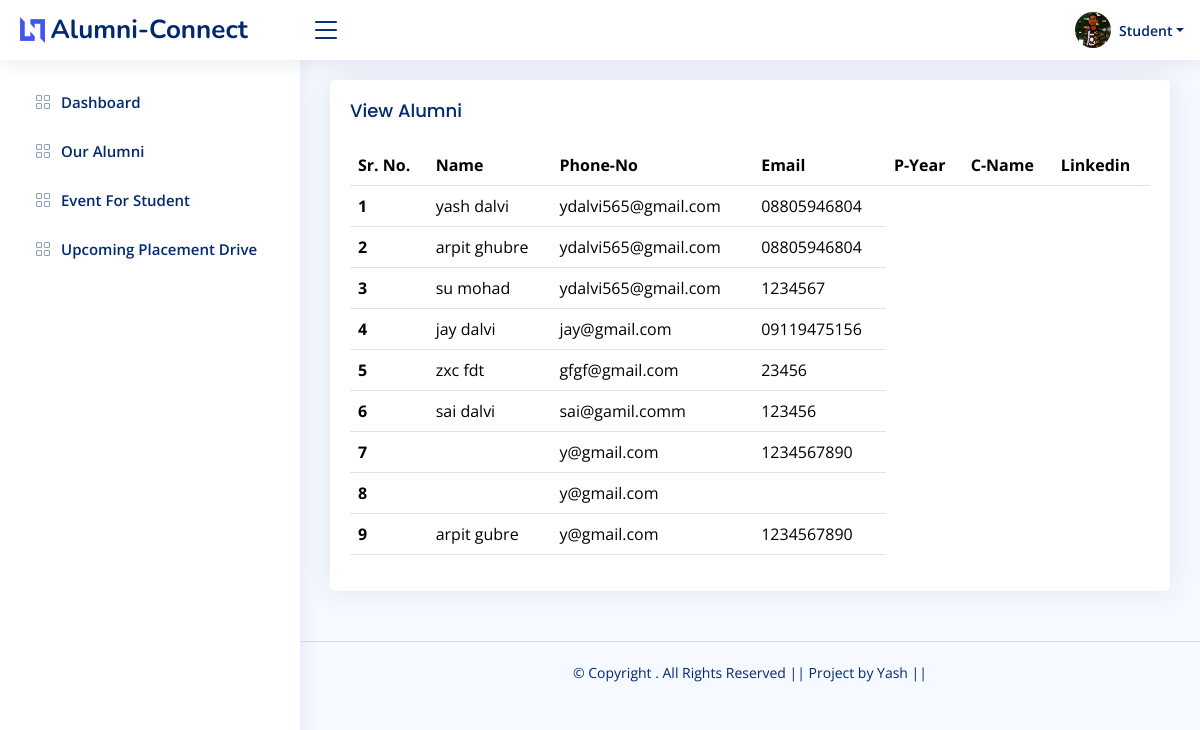
/student_site/view-user.php, run on the app's committed database.
### tables this page shows
CREATE TABLE `user` (
  `user_id` int(11) NOT NULL,
  `first_name` varchar(30) NOT NULL,
  `last_name` varchar(30) NOT NULL,
  `email` varchar(30) NOT NULL,
  `phone` varchar(13) NOT NULL,
  `address` varchar(40) NOT NULL,
  `pincode` int(8) NOT NULL,
  `password` varchar(30) NOT NULL
);

### student_site/view-user.php (the view)
<?php
include 'header.php';
?>
<main id="main" class="main">
<section class="section">
      <div class="row">
        <div class="col-lg-12" >
          <div class="card">
            <div class="card-body">
              <h5 class="card-title">View Alumni</h5>
              <table class="table datatable">
                <thead>
                  <tr>
                    <th scope="col">Sr. No.</th>
                    <th scope="col">Name</th>
                    <th scope="col">Phone-No</th>
                    <th scope="col">Email</th>
                    <th scope="col">P-Year</th>
                    <th scope="col">C-Name</th>
                    <th scope="col">Linkedin</th>
                  </tr>
                </thead>
                <tbody>
                  <?php
                  include 'db.php';
                  $sql = "SELECT * FROM `user` ";
                  $result = $conn->query($sql);
                  if($result->num_rows >0)
                  {
                    $i=1;
                    while($row = $result->fetch_assoc())
                    {
                      ?>
                  <tr>
                    <th scope="row"><?php  echo $i; $i+=1; ?></th>
                    <td><?php echo $row["first_name"]; echo " "; echo $row["last_name"];  ?></td>
                    <td><?php echo $row["email"];  ?></td>
                    <td><?php  echo $row["phone"]; ?></td>
                  </tr>
                      <?php
                    }
                  }
                  else
                  {
                    echo "noting found";
                  }
                  ?>
                </tbody>
              </table>
            </div>
          </div>
        </div>
      </div>
    </section>
  </main>
    <?php
include 'footer.php';
    ?>

### student_site/assets/css/style.css (style rules this page uses)
:root { scroll-behavior: smooth; }
body { font-family: "Open Sans", sans-serif; background: #f6f9ff; color: #444444; }
h1, h2, h3, h4, h5, h6 { font-family: "Nunito", sans-serif; }
#main { margin-top: 60px; padding: 20px 30px; transition: all 0.3s; }
.card { margin-bottom: 30px; border: none; border-radius: 5px; box-shadow: 0px 0 30px rgba(1, 41, 112, 0.1); }
.card-title { padding: 20px 0 15px 0; font-size: 18px; font-weight: 500; color: #012970; font-family: "Poppins", sans-serif; }
.card-body { padding: 0 20px 20px 20px; }
@media (min-width: 1200px) { #main, #footer { margin-left: 300px; } }

### data on the page
user: first_name "yash", last_name "dalvi", email "ydalvi565@gmail.com", phone "08805946804"
user: first_name "arpit", last_name "ghubre", email "ydalvi565@gmail.com", phone "08805946804"
user: first_name "su", last_name "mohad", email "ydalvi565@gmail.com", phone "1234567"
user: first_name "jay", last_name "dalvi", email "jay@gmail.com", phone "09119475156"
user: first_name "zxc", last_name "fdt", email "gfgf@gmail.com", phone "23456"
user: first_name "sai", last_name "dalvi", email "sai@gamil.comm", phone "123456"
user: email "y@gmail.com", phone "1234567890"
user: email "y@gmail.com"
user: first_name "arpit", last_name "gubre", email "y@gmail.com", phone "1234567890"
